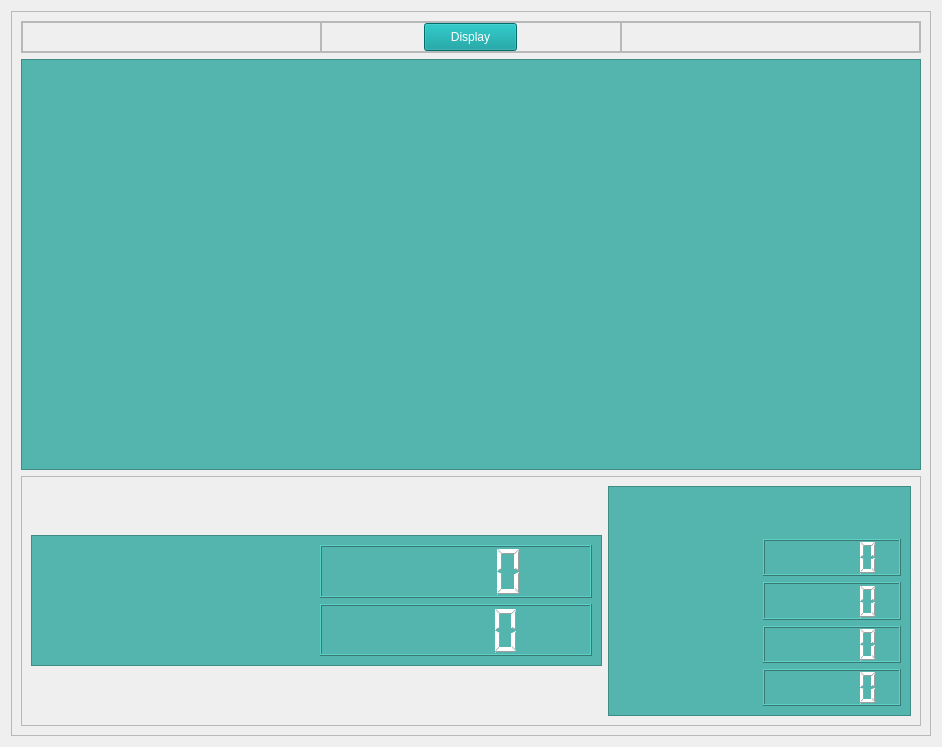
            <widget class="QWidget" name="Statistics_VT">
             <layout class="QVBoxLayout" name="verticalLayout_31">
              <item>
               <widget class="QFrame" name="frame_36">
                <property name="sizePolicy">
                 <sizepolicy hsizetype="Minimum" vsizetype="Minimum">
                  <horstretch>0</horstretch>
                  <verstretch>0</verstretch>
                 </sizepolicy>
                </property>
                <property name="frameShape">
                 <enum>QFrame::StyledPanel</enum>
                </property>
                <property name="frameShadow">
                 <enum>QFrame::Raised</enum>
                </property>
                <layout class="QVBoxLayout" name="verticalLayout_30">
                 <item>
                  <widget class="QFrame" name="frame_56">
                   <property name="minimumSize">
                    <size>
                     <width>0</width>
                     <height>32</height>
                    </size>
                   </property>
                   <property name="maximumSize">
                    <size>
                     <width>16777215</width>
                     <height>32</height>
                    </size>
                   </property>
                   <property name="frameShape">
                    <enum>QFrame::StyledPanel</enum>
                   </property>
                   <property name="frameShadow">
                    <enum>QFrame::Raised</enum>
                   </property>
                   <layout class="QHBoxLayout" name="horizontalLayout_43">
                    <property name="spacing">
                     <number>0</number>
                    </property>
                    <property name="leftMargin">
                     <number>0</number>
                    </property>
                    <property name="topMargin">
                     <number>0</number>
                    </property>
                    <property name="rightMargin">
                     <number>0</number>
                    </property>
                    <property name="bottomMargin">
                     <number>0</number>
                    </property>
                    <item>
                     <widget class="QFrame" name="frame_57">
                      <property name="styleSheet">
                       <string notr="true"/>
                      </property>
                      <property name="frameShape">
                       <enum>QFrame::StyledPanel</enum>
                      </property>
                      <property name="frameShadow">
                       <enum>QFrame::Raised</enum>
                      </property>
                     </widget>
                    </item>
                    <item>
                     <widget class="QFrame" name="frame_58">
                      <property name="maximumSize">
                       <size>
                        <width>16777215</width>
                        <height>30</height>
                       </size>
                      </property>
                      <property name="styleSheet">
                       <string notr="true">QPushButton{
	background-color: rgb(0, 151, 152);
	color: #fff;
}
QPushButton:hover{
    border-color: rgb(255, 255, 255);
	background-color: rgb(0, 181, 182);
}
QPushButton:pressed {
	background-color:  rgb(0, 191, 192);
	border-bottom: 2px solid rgb(255, 165, 24);
}</string>
                      </property>
                      <property name="frameShape">
                       <enum>QFrame::StyledPanel</enum>
                      </property>
                      <property name="frameShadow">
                       <enum>QFrame::Raised</enum>
                      </property>
                      <layout class="QHBoxLayout" name="horizontalLayout_44">
                       <property name="spacing">
                        <number>0</number>
                       </property>
                       <property name="leftMargin">
                        <number>0</number>
                       </property>
                       <property name="topMargin">
                        <number>0</number>
                       </property>
                       <property name="rightMargin">
                        <number>0</number>
                       </property>
                       <property name="bottomMargin">
                        <number>0</number>
                       </property>
                       <item>
                        <widget class="QPushButton" name="pushButton_7">
                         <property name="minimumSize">
                          <size>
                           <width>93</width>
                           <height>28</height>
                          </size>
                         </property>
                         <property name="maximumSize">
                          <size>
                           <width>93</width>
                           <height>28</height>
                          </size>
                         </property>
                         <property name="text">
                          <string>Display</string>
                         </property>
                        </widget>
                       </item>
                      </layout>
                     </widget>
                    </item>
                    <item>
                     <widget class="QFrame" name="frame_59">
                      <property name="styleSheet">
                       <string notr="true"/>
                      </property>
                      <property name="frameShape">
                       <enum>QFrame::StyledPanel</enum>
                      </property>
                      <property name="frameShadow">
                       <enum>QFrame::Raised</enum>
                      </property>
                     </widget>
                    </item>
                   </layout>
                  </widget>
                 </item>
                 <item alignment="Qt::AlignHCenter">
                  <widget class="QFrame" name="Stats_1_VT">
                   <property name="minimumSize">
                    <size>
                     <width>900</width>
                     <height>411</height>
                    </size>
                   </property>
                   <property name="maximumSize">
                    <size>
                     <width>900</width>
                     <height>411</height>
                    </size>
                   </property>
                   <property name="styleSheet">
                    <string notr="true">background-color: rgb(83, 181, 173);
</string>
                   </property>
                   <property name="frameShape">
                    <enum>QFrame::StyledPanel</enum>
                   </property>
                   <property name="frameShadow">
                    <enum>QFrame::Raised</enum>
                   </property>
                   <layout class="QVBoxLayout" name="verticalLayout_12">
                    <property name="leftMargin">
                     <number>10</number>
                    </property>
                    <property name="topMargin">
                     <number>0</number>
                    </property>
                    <property name="rightMargin">
                     <number>10</number>
                    </property>
                    <property name="bottomMargin">
                     <number>20</number>
                    </property>
                    <item>
                     <widget class="QLabel" name="T1_VT">
                      <property name="font">
                       <font>
                        <family>MS Shell Dlg 2</family>
                        <pointsize>13</pointsize>
                        <weight>50</weight>
                        <italic>false</italic>
                        <bold>false</bold>
                       </font>
                      </property>
                      <property name="styleSheet">
                       <string notr="true">color: rgb(255, 255, 255);
font: 13pt &quot;MS Shell Dlg 2&quot;;</string>
                      </property>
                      <property name="text">
                       <string/>
                      </property>
                      <property name="wordWrap">
                       <bool>false</bool>
                      </property>
                     </widget>
                    </item>
                    <item>
                     <widget class="QLabel" name="T2_VT">
                      <property name="styleSheet">
                       <string notr="true">color: rgb(255, 255, 255);
font: 13pt &quot;MS Shell Dlg 2&quot;;</string>
                      </property>
                      <property name="text">
                       <string/>
                      </property>
                      <property name="wordWrap">
                       <bool>false</bool>
                      </property>
                     </widget>
                    </item>
                    <item>
                     <widget class="QLabel" name="T3_VT">
                      <property name="styleSheet">
                       <string notr="true">color: rgb(255, 255, 255);
font: 13pt &quot;MS Shell Dlg 2&quot;;</string>
                      </property>
                      <property name="text">
                       <string/>
                      </property>
                      <property name="wordWrap">
                       <bool>false</bool>
                      </property>
                     </widget>
                    </item>
                    <item>
                     <widget class="QLabel" name="T4_VT">
                      <property name="styleSheet">
                       <string notr="true">color: rgb(255, 255, 255);
font: 13pt &quot;MS Shell Dlg 2&quot;;</string>
                      </property>
                      <property name="text">
                       <string/>
                      </property>
                      <property name="wordWrap">
                       <bool>false</bool>
                      </property>
                     </widget>
                    </item>
                    <item>
                     <widget class="QLabel" name="T5_VT">
                      <property name="styleSheet">
                       <string notr="true">color: rgb(255, 255, 255);
font: 13pt &quot;MS Shell Dlg 2&quot;;</string>
                      </property>
                      <property name="text">
                       <string/>
                      </property>
                      <property name="wordWrap">
                       <bool>false</bool>
                      </property>
                     </widget>
                    </item>
                    <item>
                     <widget class="QLabel" name="T6_VT">
                      <property name="styleSheet">
                       <string notr="true">color: rgb(255, 255, 255);
font: 13pt &quot;MS Shell Dlg 2&quot;;</string>
                      </property>
                      <property name="text">
                       <string/>
                      </property>
                      <property name="wordWrap">
                       <bool>false</bool>
                      </property>
                     </widget>
                    </item>
                    <item>
                     <widget class="QLabel" name="T7_VT">
                      <property name="styleSheet">
                       <string notr="true">color: rgb(255, 255, 255);
font: 13pt &quot;MS Shell Dlg 2&quot;;</string>
                      </property>
                      <property name="text">
                       <string/>
                      </property>
                      <property name="wordWrap">
                       <bool>false</bool>
                      </property>
                     </widget>
                    </item>
                    <item>
                     <widget class="QLabel" name="T8_VT">
                      <property name="styleSheet">
                       <string notr="true">color: rgb(255, 255, 255);
font: 13pt &quot;MS Shell Dlg 2&quot;;</string>
                      </property>
                      <property name="text">
                       <string/>
                      </property>
                      <property name="wordWrap">
                       <bool>false</bool>
                      </property>
                     </widget>
                    </item>
                    <item>
                     <widget class="QLabel" name="T9_VT">
                      <property name="styleSheet">
                       <string notr="true">color: rgb(255, 255, 255);
font: 13pt &quot;MS Shell Dlg 2&quot;;</string>
                      </property>
                      <property name="text">
                       <string/>
                      </property>
                      <property name="wordWrap">
                       <bool>false</bool>
                      </property>
                     </widget>
                    </item>
                    <item>
                     <widget class="QLabel" name="T10_VT">
                      <property name="styleSheet">
                       <string notr="true">color: rgb(255, 255, 255);
font: 13pt &quot;MS Shell Dlg 2&quot;;</string>
                      </property>
                      <property name="text">
                       <string/>
                      </property>
                      <property name="wordWrap">
                       <bool>false</bool>
                      </property>
                     </widget>
                    </item>
                   </layout>
                  </widget>
                 </item>
                 <item>
                  <widget class="QFrame" name="frame_37">
                   <property name="frameShape">
                    <enum>QFrame::StyledPanel</enum>
                   </property>
                   <property name="frameShadow">
                    <enum>QFrame::Raised</enum>
                   </property>
                   <layout class="QHBoxLayout" name="horizontalLayout_31">
                    <item>
                     <widget class="QFrame" name="Stats_2_VT">
                      <property name="minimumSize">
                       <size>
                        <width>571</width>
                        <height>131</height>
                       </size>
                      </property>
                      <property name="maximumSize">
                       <size>
                        <width>571</width>
                        <height>131</height>
                       </size>
                      </property>
                      <property name="styleSheet">
                       <string notr="true">background-color: rgb(83, 181, 173);
</string>
                      </property>
                      <property name="frameShape">
                       <enum>QFrame::StyledPanel</enum>
                      </property>
                      <property name="frameShadow">
                       <enum>QFrame::Raised</enum>
                      </property>
                      <layout class="QGridLayout" name="gridLayout_10">
                       <item row="0" column="0">
                        <widget class="QLabel" name="total_pes_VT">
                         <property name="styleSheet">
                          <string notr="true">color: rgb(255, 255, 255);
font: 12pt &quot;Calibri&quot;;</string>
                         </property>
                         <property name="text">
                          <string/>
                         </property>
                        </widget>
                       </item>
                       <item row="1" column="0">
                        <widget class="QLabel" name="total_defect_VT">
                         <property name="styleSheet">
                          <string notr="true">color: rgb(255, 255, 255);
font: 12pt &quot;Calibri&quot;;</string>
                         </property>
                         <property name="text">
                          <string/>
                         </property>
                        </widget>
                       </item>
                       <item row="0" column="1">
                        <widget class="QLCDNumber" name="num_pes_VT">
                         <property name="styleSheet">
                          <string notr="true">color: rgb(255, 255, 255);</string>
                         </property>
                        </widget>
                       </item>
                       <item row="1" column="1">
                        <widget class="QLCDNumber" name="num_defect_VT">
                         <property name="styleSheet">
                          <string notr="true">color: rgb(255, 255, 255);</string>
                         </property>
                        </widget>
                       </item>
                      </layout>
                     </widget>
                    </item>
                    <item>
                     <widget class="QFrame" name="Stats_3_VT">
                      <property name="minimumSize">
                       <size>
                        <width>0</width>
                        <height>230</height>
                       </size>
                      </property>
                      <property name="maximumSize">
                       <size>
                        <width>601</width>
                        <height>301</height>
                       </size>
                      </property>
                      <property name="styleSheet">
                       <string notr="true">background-color: rgb(83, 181, 173);
</string>
                      </property>
                      <property name="frameShape">
                       <enum>QFrame::StyledPanel</enum>
                      </property>
                      <property name="frameShadow">
                       <enum>QFrame::Raised</enum>
                      </property>
                      <layout class="QGridLayout" name="gridLayout_17">
                       <item row="5" column="1">
                        <widget class="QLCDNumber" name="numd4_VT">
                         <property name="styleSheet">
                          <string notr="true">color: rgb(255, 255, 255);</string>
                         </property>
                        </widget>
                       </item>
                       <item row="1" column="1">
                        <widget class="QLCDNumber" name="numd1_VT">
                         <property name="styleSheet">
                          <string notr="true">color: rgb(255, 255, 255);</string>
                         </property>
                        </widget>
                       </item>
                       <item row="3" column="0">
                        <widget class="QLabel" name="d3_VT">
                         <property name="styleSheet">
                          <string notr="true">color: rgb(255, 255, 255);
font: 12pt &quot;Calibri&quot;;</string>
                         </property>
                         <property name="text">
                          <string/>
                         </property>
                        </widget>
                       </item>
                       <item row="5" column="0">
                        <widget class="QLabel" name="d4_VT">
                         <property name="styleSheet">
                          <string notr="true">color: rgb(255, 255, 255);
font: 12pt &quot;Calibri&quot;;</string>
                         </property>
                         <property name="text">
                          <string/>
                         </property>
                        </widget>
                       </item>
                       <item row="3" column="1">
                        <widget class="QLCDNumber" name="numd3_VT">
                         <property name="styleSheet">
                          <string notr="true">color: rgb(255, 255, 255);</string>
                         </property>
                        </widget>
                       </item>
                       <item row="1" column="0">
                        <widget class="QLabel" name="d1_VT">
                         <property name="styleSheet">
                          <string notr="true">color: rgb(255, 255, 255);
font: 12pt &quot;Calibri&quot;;</string>
                         </property>
                         <property name="text">
                          <string/>
                         </property>
                        </widget>
                       </item>
                       <item row="2" column="0">
                        <widget class="QLabel" name="d2_VT">
                         <property name="styleSheet">
                          <string notr="true">color: rgb(255, 255, 255);
font: 12pt &quot;Calibri&quot;;</string>
                         </property>
                         <property name="text">
                          <string/>
                         </property>
                        </widget>
                       </item>
                       <item row="2" column="1">
                        <widget class="QLCDNumber" name="numd2_VT">
                         <property name="styleSheet">
                          <string notr="true">color: rgb(255, 255, 255);</string>
                         </property>
                        </widget>
                       </item>
                       <item row="0" column="0" colspan="2">
                        <widget class="QLabel" name="label_3">
                         <property name="styleSheet">
                          <string notr="true">color: rgb(255, 255, 255);
font: 75 12pt &quot;Calibri&quot;;
</string>
                         </property>
                         <property name="text">
                          <string/>
                         </property>
                        </widget>
                       </item>
                      </layout>
                     </widget>
                    </item>
                   </layout>
                  </widget>
                 </item>
                </layout>
               </widget>
              </item>
             </layout>
            </widget>
